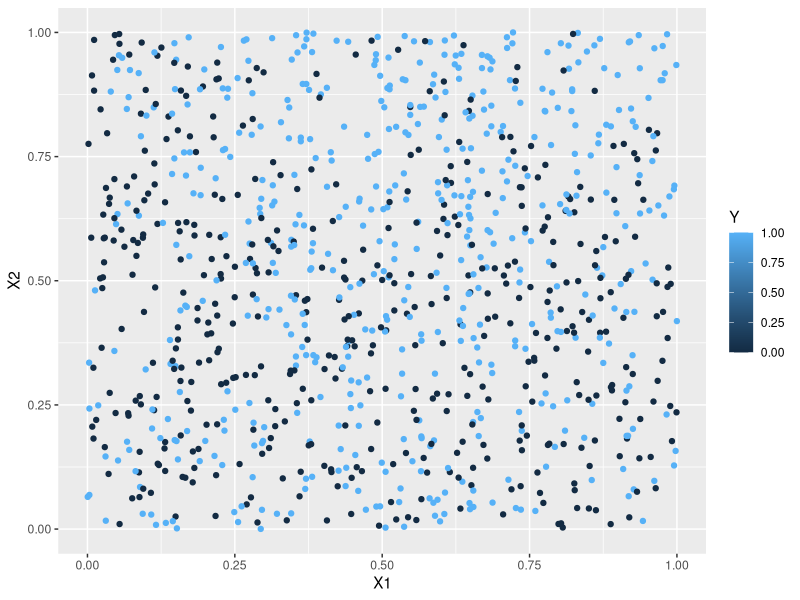
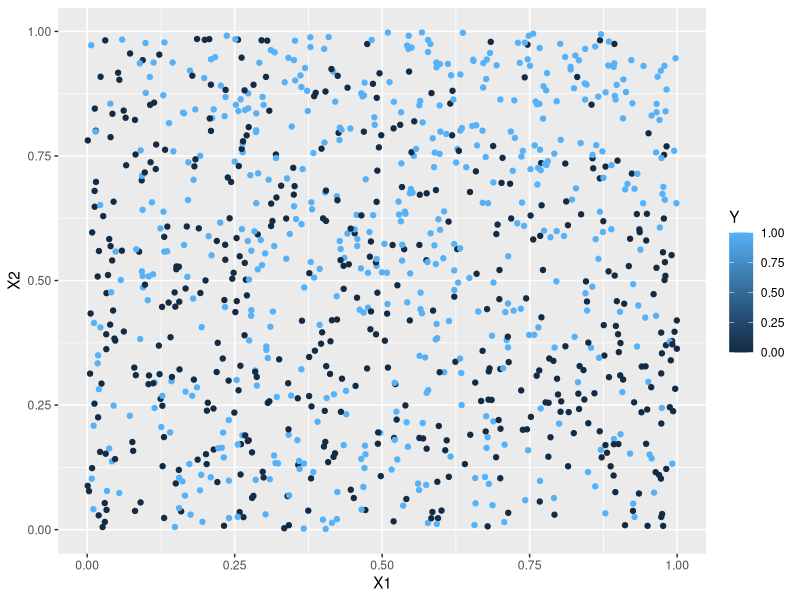

R code for these plots, in order: (Note: this script raises an error after producing the figures.)
## ---- chunk 1
library(class)
suppressPackageStartupMessages(library(tidyverse))
## ---- chunk 2
#Generative model
set.seed(200) #setting a random seed so that we can
#reproduce everything exactly if we want to

generate_y <- function(x1,x2) { #two input parameters to generate the output y
  logit <- x1 -2*x2 -2*x1^2 + x2^2 + 3*x1*x2 +4*x1*x2^2 -3*x1^2*x2
  p <- exp(logit)/(1+exp(logit)) #apply the inverse logit function
  y <- rbinom(1,1,p) #y becomes a 0 (with prob 1-p) or a 1 with probability p
}
## ---- chunk 3
# Generate a training dataset with 1000 points
set.seed(200)
n = 1000
X1 <- runif(n,0,1)
X2 <- runif(n,0,1)

#I'm going to use a for loop to generate 1000 y's
Y <- rep(0,n) #initializing my Y to be a vector of 0's
for (i in 1:n) {
  Y[i] <- generate_y(X1[i],X2[i])
}

sum(Y) #How many 0's and 1's were predicted? In this
#training set, almost 53% were 1's. When n is very large
# about 51.5% of the Y's are 1's. That's really close to
# 50/50 so we shouldn't have issues with "imbalance"
# which is something we'll learn about later in the 
# semester.

training <- data.frame(X1,X2,Y) #combining all of my variables into a training dataset
ggplot(data=training, aes(x=X1, y=X2, color=Y)) +
  geom_point()
## ---- chunk 4
# Create the training dataset as above using seed=200
# Create a testing dataset using seed=201, 202, 203, or 204



## ---- chunk 5
set.seed(201)
n = 1000
X1 <- runif(n,0,1)
X2 <- runif(n,0,1)
#I'm going to use a for loop to generate 1000 y's
Y <- rep(0,n) #initializing my Y to be a vector of 0's
for (i in 1:n) {
  Y[i] <- generate_y(X1[i],X2[i])
}

sum(Y)

testing <- data.frame(X1,X2,Y) #combining all of my variables into a training dataset
ggplot(data=testing, aes(x=X1, y=X2, color=Y)) +
  geom_point()
## ---- chunk 6
logistic_regression<-glm(Y~X1+X2, family=binomial, data = training)
summary(logistic_regression)
## ---- chunk 7
library(MASS)
ldafit<-lda(Y~X1+X2,data=training)
ldafit
## ---- chunk 8
qdafit<-qda(Y~X1+X2,data=training)
qdafit
## ---- chunk 9

library(e1071)
naivebayesfit <- naiveBayes(Y~X1+X2,data=training)
naivebayesfit
## ---- chunk 10
    knn6predictions <- knn(train=training[,1:2], cl=training[,3], test = testing[,1:2], k = 6)

## ---- chunk 11

##Load Caret
library(caret)
probpredictions<-predict(logistic_regression,newdata=testing)

    predictions<-ifelse(probpredictions>0.5,1,0)
   
    print(confusionMatrix(as.factor(predictions),as.factor(testing$Y)))

    confmatrix<-table(predictions,testing$Y)

  

    log_regression_specificity=confmatrix[1,1]/sum(confmatrix[,1])
    log_regression_sensitivity=confmatrix[2,2]/sum(confmatrix[,2])
    log_regression_misclassification=sum(predictions!=testing$Y)/length(predictions)

    print(log_regression_sensitivity)
    print(log_regression_specificity)
    print(log_regression_misclassification)
## ---- chunk 12
    lda_predictions<-predict(ldafit,newdata=testing)


    #This was easier for me to index for the time being
    confmatrix<-table(lda_predictions$class,testing$Y)


    lda_specificity=confmatrix[1,1]/sum(confmatrix[,1])
    lda_sensitivity=confmatrix[2,2]/sum(confmatrix[,2])
    lda_misclassification=sum(lda_predictions$class !=testing$Y)/length(lda_predictions$class)

    print(lda_sensitivity)
    print(lda_specificity)
    print(lda_misclassification)
## ---- chunk 13
qda_predictions<-predict(qdafit,newdata=testing)
    
    #confusion matrix with caret


    confmatrix<-table(qda_predictions$class,testing$Y)
    
    print(confmatrix)

    qda_specificity=confmatrix[1,1]/sum(confmatrix[,1])
    qda_sensitivity=confmatrix[2,2]/sum(confmatrix[,2])
    qda_misclassification=sum(qda_predictions$class !=testing$Y)/length(qda_predictions$class)

    print(qda_sensitivity)
    print(qda_specificity)
    print(qda_misclassification)


## ---- chunk 14

nb_predictions<-predict(naivebayesfit,newdata=testing)

    
    #confusion matrix with caret
    print(confusionMatrix(as.factor(nb_predictions),as.factor(testing$Y)))

    #This was easier for me to index for the time being
    confmatrix<-table(nb_predictions,testing$Y)

    print(confmatrix)

    nb_specificity=confmatrix[1,1]/sum(confmatrix[,1])
    nb_sensitivity=confmatrix[2,2]/sum(confmatrix[,2])
    nb_misclassification=sum(nb_predictions !=testing$Y)/length(nb_predictions)

    print(nb_sensitivity)
    print(nb_specificity)
    print(nb_misclassification)

## ---- chunk 15
 #confusion matrix with caret
    print(confusionMatrix(as.factor(knn6predictions),as.factor(testing$Y)))
          

    #This was easier for me to index for the time being

    #Predictions matrix already created in part 1
confmatrix<-table(knn6predictions,testing$Y)

    


    knn6_specificity=confmatrix[1, 1]/sum(confmatrix[,1])
    knn6_sensitivity=confmatrix[2,2]/sum(confmatrix[,2])
    knn6_misclassification=sum(knn6predictions !=testing$Y)/length(knn6predictions)

    print(knn6_sensitivity)
    print(knn6_specificity)
    print(knn6_misclassification)
## ---- chunk 16
    #Below are my choices for x1 and x2
    x1=0.25
    x2=0.25
    newpoint=data.frame(X1=x1,X2=x2)

    #Below is a prediction for logistic regression
    logistic_regression_prediction<- predict(logistic_regression,newpoint,type="response") 
    print(logistic_regression_prediction)
    #Below is a prediction for LDA
    print(predict(ldafit,newpoint,type="class"))

    #Below is a prediction for QDA
    print(predict(qdafit,newpoint,type="class"))

    #Below is a prediction for Naive Bayes
    print(predict(naivebayesfit,newpoint,type="class"))

    #Below is a prediction for KNN with k=6

    knn6prediction_newpoint <- knn(train=training[,1:2], cl=training[,3], test = newpoint, k = 6)

    print(knn6prediction_newpoint)
## ---- chunk 17
    logistic_regressions_stats<-data.frame("Model"="Logistic Regression","Sensitivity"=log_regression_sensitivity, "Specificity"=log_regression_specificity, "Misclassification"=log_regression_misclassification)

    lda_stats<-data.frame("Model"="LDA",  "Sensitivity"=lda_sensitivity, "Specificity"=lda_specificity, "Misclassification"=lda_misclassification)

    qda_stats<-data.frame("Model"="QDA",  "Sensitivity"=qda_sensitivity, "Specificity"=qda_specificity, "Misclassification"=qda_misclassification)

    nb_stats<-data.frame("Model"="Naive Bayes", "Sensitivity"=nb_sensitivity, "Specificity"=nb_specificity, "Misclassification"=nb_misclassification)

    knn6_stats<-data.frame("Model"="KNN, K=6", "Sensitivity"=knn6_sensitivity, "Specificity"=knn6_specificity, "Misclassification"=knn6_misclassification)

    josh_model_predictions<-rbind(logistic_regressions_stats,lda_stats,qda_stats,nb_stats,knn6_stats)

    josh_model_predictions
## ---- chunk 18
library(class)         
library(MASS)           
library(e1071)          
library(caret)          
## ---- chunk 19
set.seed(200)

generate_y <- function(x1, x2) {
  logit <- x1 - 2*x2 - 2*x1^2 + x2^2 + 3*x1*x2 + 4*x1*x2^2 - 3*x1^2*x2
  p <- exp(logit) / (1 + exp(logit))  # logistic link
  return(rbinom(1, 1, p))
}

n <- 1000
X1 <- runif(n, 0, 1)
X2 <- runif(n, 0, 1)
Y <- sapply(1:n, function(i) generate_y(X1[i], X2[i]))

## ---- chunk 20
training_data <- data.frame(X1, X2, Y)
set.seed(204)
trainIndex <- createDataPartition(training_data$Y, p = 0.5, list = FALSE)
train_data <- training_data[trainIndex, ]
test_data <- training_data[-trainIndex, ]

## ---- chunk 21
log_reg <- glm(Y ~ X1 + X2, family = binomial, data = train_data)
y_pred_log_reg <- predict(log_reg, newdata = test_data, type = "response")
y_pred_log_reg <- ifelse(y_pred_log_reg > 0.5, 1, 0)

## ---- chunk 22
lda_model <- lda(Y ~ X1 + X2, data = train_data)
y_pred_lda <- predict(lda_model, newdata = test_data)$class
## ---- chunk 23
qda_model <- qda(Y ~ X1 + X2, data = train_data)
y_pred_qda <- predict(qda_model, newdata = test_data)$class

## ---- chunk 24
nb_model <- naiveBayes(Y ~ X1 + X2, data = train_data)
y_pred_nb <- predict(nb_model, newdata = test_data)
## ---- chunk 25
knn_model <- knn(train = train_data[, c("X1", "X2")], test = test_data[, c("X1", "X2")], cl = train_data$Y, k = 3)
## ---- chunk 26
evaluate_model <- function(true_values, predictions) {
  cm <- table(true_values, predictions)
  sensitivity <- cm[2, 2] / (cm[2, 2] + cm[2, 1]) # TP / (TP + FN)
  specificity <- cm[1, 1] / (cm[1, 1] + cm[1, 2]) # TN / (TN + FP)
  error_rate <- sum(true_values != predictions) / length(true_values) # 
  return(c(sensitivity, specificity, error_rate))
}

metrics_log_reg <- evaluate_model(test_data$Y, y_pred_log_reg)
metrics_lda <- evaluate_model(test_data$Y, y_pred_lda)
metrics_qda <- evaluate_model(test_data$Y, y_pred_qda)
metrics_nb <- evaluate_model(test_data$Y, y_pred_nb)
metrics_knn <- evaluate_model(test_data$Y, knn_model)
## ---- chunk 27
metrics <- data.frame(
  Logistic_Regression = metrics_log_reg,
  LDA = metrics_lda,
  QDA = metrics_qda,
  Naive_Bayes = metrics_nb,
  KNN = metrics_knn
)
colnames(metrics) <- c("Sensitivity", "Specificity", "Error Rate")
print(metrics)

## ---- chunk 28
new_point <- data.frame(X1 = 0.75, X2 = 0.75)
log_reg_pred <- predict(log_reg, newdata = new_point, type = "response")
log_reg_pred <- ifelse(log_reg_pred > 0.5, 1, 0)
lda_pred <- predict(lda_model, newdata = new_point)$class
qda_pred <- predict(qda_model, newdata = new_point)$class
nb_pred <- predict(nb_model, newdata = new_point)
knn_pred <- knn(train = train_data[, c("X1", "X2")], test = new_point, cl = train_data$Y, k = 3)
predictions <- data.frame(
  Logistic_Regression = log_reg_pred,
  LDA = lda_pred,
  QDA = qda_pred,
  Naive_Bayes = nb_pred,
  KNN = knn_pred
)
print(predictions)

## ---- chunk 29
library(class)         
library(MASS)           
library(e1071)          
library(caret) 
## ---- chunk 30
set.seed(200)
n = 1000
X1 <- runif(n,0,1)
X2 <- runif(n,0,1)
#I'm going to use a for loop to generate 1000 y's
Y <- rep(0,n) #initializing my Y to be a vector of 0's
for (i in 1:n) {
Y[i] <- generate_y(X1[i],X2[i])
}
sum(Y)

training_data <- data.frame(X1, X2, Y)
set.seed(203)
trainIndex <- createDataPartition(training_data$Y, p = 0.5, list = FALSE)
train_data <- training_data[trainIndex, ]
test_data <- training_data[-trainIndex, ]
## ---- chunk 31
logistic_regression <- glm(Y ~ X1 + X2, family = binomial, data = train_data)
print("Logistic Regression Model Summary:")
summary(logistic_regression)
## ---- chunk 32
lda_model <- lda(Y ~ X1 + X2, data = train_data)
print("\nLDA Model Summary:")
print(lda_model)
## ---- chunk 33
qda_model <- qda(Y ~ X1 + X2, data = train_data)
print("\nQDA Model Summary:")
print(qda_model)
## ---- chunk 34
nb_model <- naiveBayes(Y ~ X1 + X2, data = train_data)
print("\nNaive Bayes Model Summary:")
print(nb_model)
## ---- chunk 35
knn6 <- knn(train = train_data[, c("X1", "X2")], cl = train_data$Y, test = test_data[, c("X1", "X2")], k = 6)


## ---- chunk 36
calculate_metrics <- function(actual_values, predicted_values) {
  actual_values <- factor(actual_values, levels = c(0, 1))
  predicted_values <- factor(predicted_values, levels = c(0, 1))
  
  confusion_mat <- table(actual_values, predicted_values)
  sensitivity_val <- confusion_mat[2, 2] / (confusion_mat[2, 2] + confusion_mat[2, 1]) 
  specificity_val <- confusion_mat[1, 1] / (confusion_mat[1, 1] + confusion_mat[1, 2]) 
  error_rate_val <- sum(actual_values != predicted_values) / length(actual_values)  
  return(c(sensitivity_val, specificity_val, error_rate_val))
}

log_metrics <- calculate_metrics(test_data$Y, log_pred)
lda_metrics <- calculate_metrics(test_data$Y, lda_output)
qda_metrics <- calculate_metrics(test_data$Y, qda_output)
bayes_metrics <- calculate_metrics(test_data$Y, bayes_output)
knn_metrics <- calculate_metrics(test_data$Y, knn_output)

metrics <- data.frame(
  Logistic = log_metrics,
  LDA = lda_metrics,
  QDA = qda_metrics,
  Naive_Bayes = bayes_metrics,
  KNN = knn_metrics
)

print(metrics)

## ---- chunk 37
new_point <- data.frame(X1 = 0.75, X2 = 0.75)
log_pred_new <- predict(log_model, newdata = new_point, type = "response")
log_pred_new <- ifelse(log_pred_new > 0.5, 1, 0)
lda_output_new <- predict(linear_disc, newdata = new_point)$class
qda_output_new <- predict(quad_disc, newdata = new_point)$class
bayes_output_new <- predict(bayes_model, newdata = new_point)
knn_output_new <- knn(train = train_data[, c("X1", "X2")], test = new_point, cl = train_data$Y, k = 6)
predictions <- data.frame(
  Logistic_Regression = log_pred_new,
  LDA = lda_output_new,
  QDA = qda_output_new,
  Naive_Bayes = bayes_output_new,
  KNN = knn_output_new
)

print(predictions)
## ---- chunk 38
knitr::opts_chunk$set(echo = TRUE)
library(class)
suppressPackageStartupMessages(library(tidyverse))
library(ggplot2)
library(class)
## ---- chunk 39
set.seed(200)
generate_y <- function(x1,x2) { 
logit <- x1 -2*x2 -2*x1^2 + x2^2 + 3*x1*x2 +4*x1*x2^2 -3*x1^2*x2
p <- exp(logit)/(1+exp(logit)) 
y <- rbinom(1,1,p) 
}
## ---- chunk 40
set.seed(200)
n = 1000
X1 <- runif(n,0,1)
X2 <- runif(n,0,1)
Y <- rep(0,n) 
for (i in 1:n) {
Y[i] <- generate_y(X1[i],X2[i])
}
sum(Y)
## ---- chunk 41
training <- as.data.frame(cbind(X1,X2,Y))
ggplot(data=training, aes(x=X1, y=X2, color=Y)) +
geom_point()
## ---- chunk 42
set.seed(202) 
generate_y <- function(x1,x2) { 
logit <- x1 -2*x2 -2*x1^2 + x2^2 + 3*x1*x2 +4*x1*x2^2 -3*x1^2*x2
p <- exp(logit)/(1+exp(logit))
y <- rbinom(1,1,p) 
}
testing <- as.data.frame(cbind(X1,X2,Y))
## ---- chunk 43
knn_preds <- knn(train = training[, 1:2], test = testing[, 1:2], cl = training$Y, k = 5)

knn_preds <- as.factor(knn_preds)
testing$Y <- as.factor(testing$Y)

knn_cm <- confusionMatrix(knn_preds, testing$Y)

knn_sensitivity <- knn_cm$byClass["Sensitivity"]  
knn_specificity <- knn_cm$byClass["Specificity"]
knn_misclass <- 1 - knn_cm$overall["Accuracy"]  

cat("k-NN (k=5) Performance Metrics:\n")
cat("  Sensitivity:", knn_sensitivity, "\n")
cat("  Specificity:", knn_specificity, "\n")
cat("  Misclassification Rate:", knn_misclass, "\n")
## ---- chunk 44
library(MASS)    
library(e1071)  
library(caret)   

model_logit <- glm(Y ~ X1 + X2, family = binomial, data = training)
logit_preds <- predict(model_logit, newdata = testing, type = "response")
logit_class <- ifelse(logit_preds > 0.5, 1, 0) 
lda_model <- lda(Y ~ X1 + X2, data = training)
lda_preds <- predict(lda_model, newdata = testing)$class
qda_model <- qda(Y ~ X1 + X2, data = training)
qda_preds <- predict(qda_model, newdata = testing)$class
nb_model <- naiveBayes(Y ~ X1 + X2, data = training)
nb_preds <- predict(nb_model, newdata = testing) 
calculate_metrics <- function(preds, actual) {
  cm <- confusionMatrix(factor(preds), factor(actual)) 
  sensitivity <- cm$byClass["Sensitivity"] 
  specificity <- cm$byClass["Specificity"] 
  misclass_rate <- 1 - cm$overall["Accuracy"] 
  return(list(Sensitivity = sensitivity, Specificity = specificity, Misclassification_Rate = misclass_rate))
}
logit_metrics <- calculate_metrics(logit_class, testing$Y)
lda_metrics <- calculate_metrics(lda_preds, testing$Y)
qda_metrics <- calculate_metrics(qda_preds, testing$Y)
nb_metrics <- calculate_metrics(nb_preds, testing$Y)

cat("Performance Metrics:\n\n")

print_metrics <- function(model_name, metrics) {
  cat(model_name, "\n")
  cat("  Sensitivity:", metrics$Sensitivity, "\n")
  cat("  Specificity:", metrics$Specificity, "\n")
  cat("  Misclassification Rate:", metrics$Misclassification_Rate, "\n\n")
}

print_metrics("Logistic Regression:", logit_metrics)
print_metrics("LDA:", lda_metrics)
print_metrics("QDA:", qda_metrics)
print_metrics("Naïve Bayes:", nb_metrics)
## ---- chunk 45
performance_df <- data.frame(
  Individual = c("Josh", "Rishi", "Will"),
  
  Logistic_Regression_Sensitivity = c(0.3333333, 0.6679389, 0.5010616),
  Logistic_Regression_Specificity = c(0.8528785, 0.6679389, 0.6767486),
  Logistic_Regression_ErrorRate = c(0.423, 0.5916031, 0.406),
  
  LDA_Sensitivity = c(0.6854991, 0.5084034, 0.4989384),
  LDA_Specificity = c(0.4818763, 0.5084034, 0.6767486),
  LDA_ErrorRate = c(0.410, 0.5756303, 0.407),
  
  QDA_Sensitivity = c(0.5762712, 0.4201681, 0.6751592),
  QDA_Specificity = c(0.6695096, 0.7328244, 0.5614367),
  QDA_ErrorRate = c(0.380, 0.6221374, 0.385),
  
  NaiveBayes_Sensitivity = c(0.6403013, 0.4080000, 0.5944798),
  NaiveBayes_Specificity = c(0.6055437, 0.4201681, 0.6351607),
  NaiveBayes_ErrorRate = c(0.376, 0.4789916, 0.384),
  
  KNN_Sensitivity = c(0.6346516, 0.4160000, 0.6985138),
  KNN_Specificity = c(0.5309168, 0.4160000, 0.7637051),
  KNN_ErrorRate = c(0.414, 0.4460000, 0.267)
)

# Print the dataframe
print(performance_df)
## ---- chunk 46
new_point <- data.frame(X1 = 0.25, X2 = 0.75)
logit_pred_prob <- predict(model_logit, newdata = new_point, type = "response") 
logit_pred_class <- ifelse(logit_pred_prob > 0.5, 1, 0) 
lda_pred <- predict(lda_model, newdata = new_point)
lda_pred_class <- lda_pred$class 
lda_pred_prob <- lda_pred$posterior 
qda_pred <- predict(qda_model, newdata = new_point)
qda_pred_class <- qda_pred$class 
qda_pred_prob <- qda_pred$posterior 
nb_pred <- predict(nb_model, newdata = new_point, type = "raw") 
nb_pred_class <- predict(nb_model, newdata = new_point) 
knn_pred <- knn(train = training[, c("X1", "X2")], 
                test = new_point, 
                cl = training$Y, 
                k = 5)
cat("Predictions for New Data Point (X1 = 0.25, X2 = 0.75):\n")
cat("  Logistic Regression -> Class:", logit_pred_class, "| Probability:", logit_pred_prob, "\n")
cat("  LDA -> Class:", lda_pred_class, "| Posterior:", lda_pred_prob, "\n")
cat("  QDA -> Class:", qda_pred_class, "| Posterior:", qda_pred_prob, "\n")
cat("  Naïve Bayes -> Class:", nb_pred_class, "| Posterior:", nb_pred, "\n")
cat("  k-NN (k=5) -> Class:", knn_pred, "\n")
